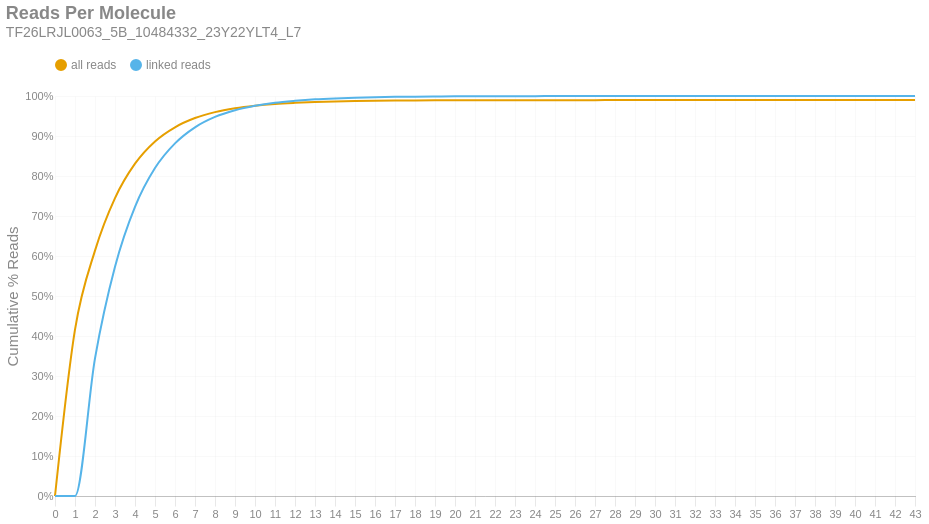

This figure's notebook cell:
### Markdown cell above
### Reads per Molecule
This chart shows the cumulative distribution of the number of reads per linked molecule. That is, how many alignments are associated with a unique molecule. This excludes the number of reads associated with invalid or absent linked-read barcodes. The `linked` histogram is the percentages recalculated when disregarding singletons.

### Code cell
if SKIPLR:
    print_html(f"Skipped")
else:
    counts = np.bincount(valids['reads'].cast(pl.Int64).to_numpy())
    weighted = counts * np.arange(len(counts))
    all_perc = weighted / n_reads
    linked_perc = weighted / n_linked_reads
    linked_perc[1] = 0
    binned_df = pl.DataFrame({
        'readsper': list(range(len(counts))),
        'all reads (cumsum)': np.cumsum(all_perc).tolist(),
        'linked reads (cumsum)': np.cumsum(linked_perc).tolist(),
    })

    with SafeRender(binned_df):
        (
            density_plot(binned_df, 'Reads Per Molecule', samplename, 'readspmol')
            .encode(
                x=alt.X('readsper:O', title=None).axis(labelAngle=0).scale(padding=0),
                y=alt.Y('value:Q', title='Cumulative % Reads').axis(format='%').stack(False),
                color=alt.Color("key:N").scale(domain=["all reads", "linked reads"]),
                tooltip=[
                    alt.Tooltip("key:N", title="Data Type"),
                    alt.Tooltip("readsper:O", title="Reads Per Molecule"),
                    alt.Tooltip("value:Q", format=".2%", title="% Reads (Cum.)")
                ]            
            )
        ).display()

### Figure 1 — Vega-Lite specification as saved in the notebook (floating-point values rounded to 4 significant figures)
{"width": "container", "height": 400, "config": {"title": {"anchor": "start", "dy": -15, "fontSize": 18, "color": "#888888", "subtitleColor": "#888888", "subtitleFontSize": 14}, "arc": {"fill": "#0072B2"}, "axis": {"domainColor": "#888888", "domainWidth": 0.5, "gridWidth": 0.2, "grid": false, "titleFontWeight": 400, "titleFontSize": 15, "labelFontSize": 11, "labelColor": "#888888", "tickColor": "#888888", "tickWidth": 0.2, "titleColor": "#888888"}, "axisBand": {"grid": false}, "axisX": {"grid": true, "tickSize": 10, "domainCap": "round"}, "axisY": {"domain": false, "grid": true, "tickSize": 0, "domainCap": "round"}, "background": "transparent", "header": {"labelFontSize": 15, "labelColor": "#888888", "titleFontSize": 15, "titleFontWeight": 600, "titleColor": "#888888"}, "legend": {"labelFont": "sans-serif", "labelFontSize": 12, "labelColor": "#888888", "symbolSize": 100, "symbolType": "circle", "titleFontSize": 12, "titlePadding": 10, "titleColor": "#888888", "title": null, "orient": "top"}, "range": {"category": ["#E69F00", "#56B4E9", "#009E73", "#F0E442", "#0072B2", "#D55E00", "#CC79A7", "#000000"], "diverging": ["#cfe8f3", "#a2d4ec", "#73bfe2", "#46abdb", "#1696d2", "#12719e"]}, "area": {"fill": "#0072B2", "fillOpacity": 0.7, "line": true, "strokeOpacity": 0.7}, "line": {"color": "#0072B2", "stroke": "#0072B2", "strokeWidth": 2}, "trail": {"color": "#0072B2", "stroke": "#0072B2", "strokeWidth": 0, "size": 1}, "point": {"filled": true, "fillOpacity": 1.0, "size": 95}, "text": {"color": "#888888", "fontSize": 11, "align": "right", "fontWeight": 400, "size": 11}, "bar": {"fill": "#0072B2", "stroke": null}, "view": {"stroke": null, "continuousWidth": 660, "continuousHeight": 400}}, "data": {"name": "data-647d8726b897900563f746163bcba7bd"}, "mark": {"type": "line", "interpolate": "monotone", "point": {"opacity": 0, "size": 275}}, "encoding": {"color": {"field": "key", "scale": {"domain": ["all reads", "linked reads"]}, "type": "nominal"}, "tooltip": [{"field": "key", "title": "Data Type", "type": "nominal"}, {"field": "readsper", "title": "Reads Per Molecule", "type": "ordinal"}, {"field": "value", "format": ".2%", "title": "% Reads (Cum.)", "type": "quantitative"}], "x": {"axis": {"labelAngle": 0}, "field": "readsper", "scale": {"padding": 0}, "title": null, "type": "ordinal"}, "y": {"axis": {"format": "%"}, "field": "value", "stack": false, "title": "Cumulative % Reads", "type": "quantitative"}}, "params": [{"name": "param_c36ac31b6afebe62", "select": {"type": "point", "fields": ["key"]}, "bind": "legend"}], "title": {"text": "Reads Per Molecule", "subtitle": "TF26LRJL0063_5B_10484332_23Y22YLT4_L7"}, "transform": [{"fold": ["all reads (cumsum)", "linked reads (cumsum)"]}, {"calculate": "replace(datum.key, ' (cumsum)', '')", "as": "key"}, {"filter": {"param": "param_c36ac31b6afebe62"}}], "usermeta": {"embedOptions": {"downloadFileName": "TF26LRJL0063_5B_10484332_23Y22YLT4_L7.readspmol"}}, "$schema": "https://vega.github.io/schema/vega-lite/v6.4.1.json", "datasets": {"data-647d8726b897900563f746163bcba7bd": [{"readsper": 0, "all reads (cumsum)": 0.0, "linked reads (cumsum)": 0.0}, {"readsper": 1, "all reads (cumsum)": 0.4161, "linked reads (cumsum)": 0.0}, {"readsper": 2, "all reads (cumsum)": 0.6135, "linked reads (cumsum)": 0.3441}, {"readsper": 3, "all reads (cumsum)": 0.7449, "linked reads (cumsum)": 0.5731}, {"readsper": 4, "all reads (cumsum)": 0.8308, "linked reads (cumsum)": 0.7229}, {"readsper": 5, "all reads (cumsum)": 0.8864, "linked reads (cumsum)": 0.8198}, {"readsper": 6, "all reads (cumsum)": 0.9218, "linked reads (cumsum)": 0.8816}, {"readsper": 7, "all reads (cumsum)": 0.9449, "linked reads (cumsum)": 0.9217}, {"readsper": 8, "all reads (cumsum)": 0.9598, "linked reads (cumsum)": 0.9477}, {"readsper": 9, "all reads (cumsum)": 0.9693, "linked reads (cumsum)": 0.9644}, {"readsper": 10, "all reads (cumsum)": 0.9757, "linked reads (cumsum)": 0.9755}, {"readsper": 11, "all reads (cumsum)": 0.9801, "linked reads (cumsum)": 0.9832}, {"readsper": 12, "all reads (cumsum)": 0.9829, "linked reads (cumsum)": 0.9881}, {"readsper": 13, "all reads (cumsum)": 0.985, "linked reads (cumsum)": 0.9917}, {"readsper": 14, "all reads (cumsum)": 0.9864, "linked reads (cumsum)": 0.994}, {"readsper": 15, "all reads (cumsum)": 0.9873, "linked reads (cumsum)": 0.9957}, {"readsper": 16, "all reads (cumsum)": 0.988, "linked reads (cumsum)": 0.997}, {"readsper": 17, "all reads (cumsum)": 0.9886, "linked reads (cumsum)": 0.9979}, {"readsper": 18, "all reads (cumsum)": 0.9889, "linked reads (cumsum)": 0.9984}, {"readsper": 19, "all reads (cumsum)": 0.9891, "linked reads (cumsum)": 0.9988}, {"readsper": 20, "all reads (cumsum)": 0.9893, "linked reads (cumsum)": 0.9991}, {"readsper": 21, "all reads (cumsum)": 0.9894, "linked reads (cumsum)": 0.9993}, {"readsper": 22, "all reads (cumsum)": 0.9895, "linked reads (cumsum)": 0.9995}, {"readsper": 23, "all reads (cumsum)": 0.9895, "linked reads (cumsum)": 0.9996}, {"readsper": 24, "all reads (cumsum)": 0.9896, "linked reads (cumsum)": 0.9997}, {"readsper": 25, "all reads (cumsum)": 0.9896, "linked reads (cumsum)": 0.9997}, {"readsper": 26, "all reads (cumsum)": 0.9896, "linked reads (cumsum)": 0.9998}, {"readsper": 27, "all reads (cumsum)": 0.9897, "linked reads (cumsum)": 0.9998}, {"readsper": 28, "all reads (cumsum)": 0.9897, "linked reads (cumsum)": 0.9999}, {"readsper": 29, "all reads (cumsum)": 0.9897, "linked reads (cumsum)": 0.9999}, {"readsper": 30, "all reads (cumsum)": 0.9897, "linked reads (cumsum)": 0.9999}, {"readsper": 31, "all reads (cumsum)": 0.9897, "linked reads (cumsum)": 0.9999}, {"readsper": 32, "all reads (cumsum)": 0.9897, "linked reads (cumsum)": 0.9999}, {"readsper": 33, "all reads (cumsum)": 0.9898, "linked reads (cumsum)": 1.0}, {"readsper": 34, "all reads (cumsum)": 0.9898, "linked reads (cumsum)": 1.0}, {"readsper": 35, "all reads (cumsum)": 0.9898, "linked reads (cumsum)": 1.0}, {"readsper": 36, "all reads (cumsum)": 0.9898, "linked reads (cumsum)": 1.0}, {"readsper": 37, "all reads (cumsum)": 0.9898, "linked reads (cumsum)": 1.0}, {"readsper": 38, "all reads (cumsum)": 0.9898, "linked reads (cumsum)": 1.0}, {"readsper": 39, "all reads (cumsum)": 0.9898, "linked reads (cumsum)": 1.0}, {"readsper": 40, "all reads (cumsum)": 0.9898, "linked reads (cumsum)": 1.0}, {"readsper": 41, "all reads (cumsum)": 0.9898, "linked reads (cumsum)": 1.0}, {"readsper": 42, "all reads (cumsum)": 0.9898, "linked reads (cumsum)": 1.0}, {"readsper": 43, "all reads (cumsum)": 0.9898, "linked reads (cumsum)": 1.0}]}}
